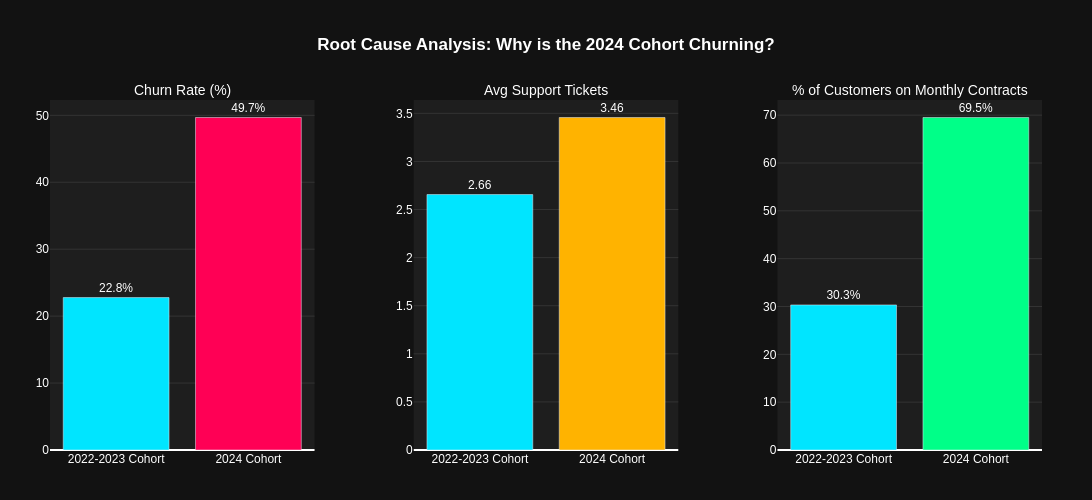

The code cell stored with this chart in its notebook:
### Code cell
# ==========================================
# ROOT CAUSE ANALYSIS
# ==========================================
# 1. Create a "Cohort Group" to compare older vs newer
df1['cohort_group'] = df1['signup_year'].apply(lambda x: '2022-2023 Cohort' if x in [2022, 2023] else '2024 Cohort')

# 2. Calculate the profile metrics for each group
cohort_comparison = df1.groupby('cohort_group').agg({
    'churn': 'mean',
    'number_of_support_tickets': 'mean',
    'monthly_charges': 'mean',
    'contract_type': lambda x: (x == 'monthly').mean() * 100 # Percentage on Monthly contracts
}).reset_index()

cohort_comparison['churn_rate_%'] = cohort_comparison['churn'] * 100
cohort_comparison = cohort_comparison.rename(columns={'contract_type': 'monthly_contract_%'})

print("--- 2024 Cohort vs 2022-2023 Cohort Profile ---")
print(cohort_comparison)

# 3. Visualize the differences
fig = make_subplots(
    rows=1, cols=3,
    subplot_titles=(
        "Churn Rate (%)", 
        "Avg Support Tickets", 
        "% of Customers on Monthly Contracts"
    ),
    horizontal_spacing=0.1
)

# Chart 1: Churn Rate
fig.add_trace(
    go.Bar(
        x=cohort_comparison['cohort_group'], 
        y=cohort_comparison['churn_rate_%'],
        marker_color=['#00E5FF', '#FF0055'],
        text=cohort_comparison['churn_rate_%'],
        texttemplate='%{text:.1f}%',
        textposition='outside'
    ),
    row=1, col=1
)

# Chart 2: Support Tickets
fig.add_trace(
    go.Bar(
        x=cohort_comparison['cohort_group'], 
        y=cohort_comparison['number_of_support_tickets'],
        marker_color=['#00E5FF', '#FFB300'],
        text=cohort_comparison['number_of_support_tickets'],
        texttemplate='%{text:.2f}',
        textposition='outside'
    ),
    row=1, col=2
)

# Chart 3: Monthly Contract Percentage
fig.add_trace(
    go.Bar(
        x=cohort_comparison['cohort_group'], 
        y=cohort_comparison['monthly_contract_%'],
        marker_color=['#00E5FF', '#00FF88'],
        text=cohort_comparison['monthly_contract_%'],
        texttemplate='%{text:.1f}%',
        textposition='outside'
    ),
    row=1, col=3
)

fig.update_layout(
    title_text="<b>Root Cause Analysis: Why is the 2024 Cohort Churning?</b>",
    title_x=0.5,
    height=500,
    width=1100,
    showlegend=False,
    plot_bgcolor='#1e1e1e',
    paper_bgcolor='#121212',
    font=dict(family="Arial", size=12, color="#FFFFFF"),
    margin=dict(t=100, b=50, l=50, r=50)
)

fig.update_xaxes(showgrid=False, tickfont=dict(color='#FFFFFF'))
fig.update_yaxes(showgrid=True, gridcolor='#333333', tickfont=dict(color='#FFFFFF'))

for annotation in fig.layout.annotations:
    annotation.font.color = '#FFFFFF'
    annotation.font.size = 14

fig.show()

### Figure 1 — Plotly figure (JSON) as saved in the notebook; plotly's stock layout.template omitted (floating-point values rounded to 4 significant figures)
{"data": [{"marker": {"color": ["#00E5FF", "#FF0055"]}, "text": [22.77, 49.68], "textposition": "outside", "texttemplate": "%{text:.1f}%", "type": "bar", "x": ["2022-2023 Cohort", "2024 Cohort"], "xaxis": "x", "y": [22.77, 49.68], "yaxis": "y"}, {"marker": {"color": ["#00E5FF", "#FFB300"]}, "text": [2.656, 3.457], "textposition": "outside", "texttemplate": "%{text:.2f}", "type": "bar", "x": ["2022-2023 Cohort", "2024 Cohort"], "xaxis": "x2", "y": [2.656, 3.457], "yaxis": "y2"}, {"marker": {"color": ["#00E5FF", "#00FF88"]}, "text": [30.33, 69.51], "textposition": "outside", "texttemplate": "%{text:.1f}%", "type": "bar", "x": ["2022-2023 Cohort", "2024 Cohort"], "xaxis": "x3", "y": [30.33, 69.51], "yaxis": "y3"}], "layout": {"annotations": [{"font": {"color": "#FFFFFF", "size": 14}, "showarrow": false, "text": "Churn Rate (%)", "x": 0.1333, "xanchor": "center", "xref": "paper", "y": 1, "yanchor": "bottom", "yref": "paper"}, {"font": {"color": "#FFFFFF", "size": 14}, "showarrow": false, "text": "Avg Support Tickets", "x": 0.5, "xanchor": "center", "xref": "paper", "y": 1, "yanchor": "bottom", "yref": "paper"}, {"font": {"color": "#FFFFFF", "size": 14}, "showarrow": false, "text": "% of Customers on Monthly Contracts", "x": 0.8667, "xanchor": "center", "xref": "paper", "y": 1, "yanchor": "bottom", "yref": "paper"}], "font": {"color": "#FFFFFF", "family": "Arial", "size": 12}, "height": 500, "margin": {"b": 50, "l": 50, "r": 50, "t": 100}, "paper_bgcolor": "#121212", "plot_bgcolor": "#1e1e1e", "showlegend": false, "title": {"text": "<b>Root Cause Analysis: Why is the 2024 Cohort Churning?</b>", "x": 0.5}, "width": 1100, "xaxis": {"anchor": "y", "domain": [0, 0.2667], "showgrid": false, "tickfont": {"color": "#FFFFFF"}}, "xaxis2": {"anchor": "y2", "domain": [0.3667, 0.6333], "showgrid": false, "tickfont": {"color": "#FFFFFF"}}, "xaxis3": {"anchor": "y3", "domain": [0.7333, 1], "showgrid": false, "tickfont": {"color": "#FFFFFF"}}, "yaxis": {"anchor": "x", "domain": [0, 1], "gridcolor": "#333333", "showgrid": true, "tickfont": {"color": "#FFFFFF"}}, "yaxis2": {"anchor": "x2", "domain": [0, 1], "gridcolor": "#333333", "showgrid": true, "tickfont": {"color": "#FFFFFF"}}, "yaxis3": {"anchor": "x3", "domain": [0, 1], "gridcolor": "#333333", "showgrid": true, "tickfont": {"color": "#FFFFFF"}}}}
